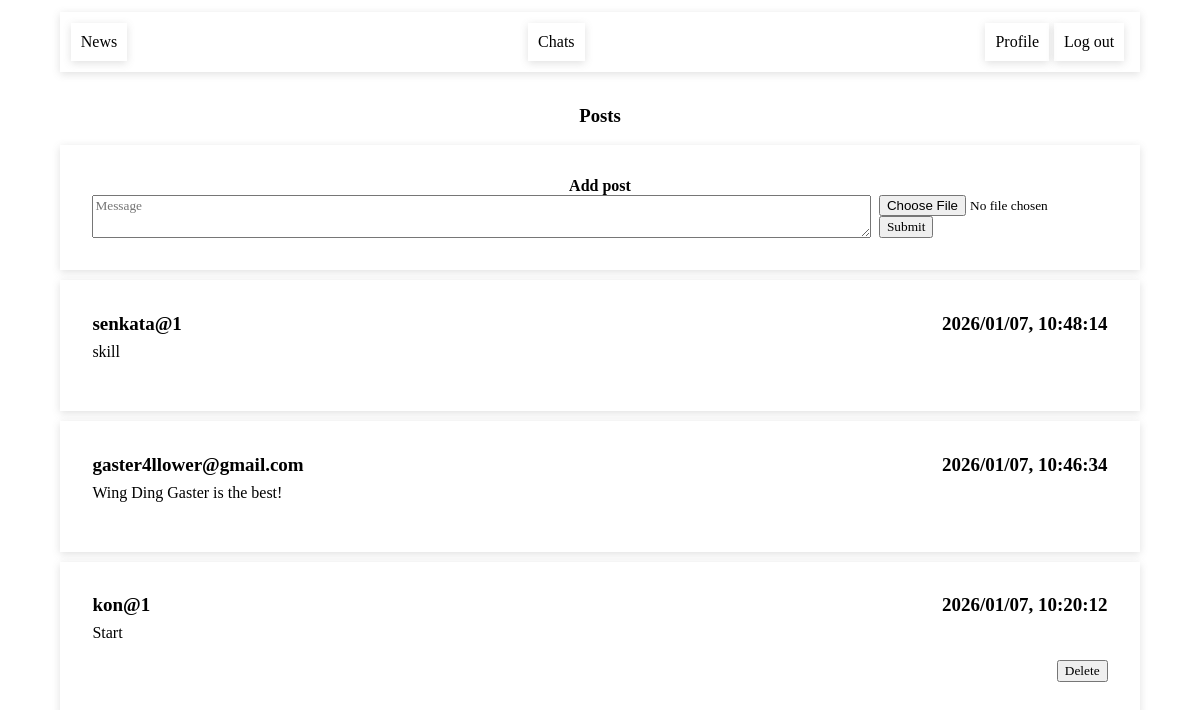
Screenshot of / (signed in) with the database file from the repository.
### tables this page shows
CREATE TABLE post (
    id INTEGER PRIMARY KEY,
    text TEXT NOT NULL,
    filename TEXT,
    datetime DATETIME NOT NULL,
    client_id INTEGER NOT NULL
);

CREATE TABLE client (
    id INTEGER PRIMARY KEY,
    email TEXT NOT NULL,
    password TEXT NOT NULL
, about, username);

### main.py (the view, shortened to what this page needs)
@app.route('/', methods=["GET", "POST"])
@login_required
def feed():
    posts = getAllPosts()
    for i in range(len(posts)):
        posts[i].update({"client_email": getUserById(posts[i]["client_id"])["email"]})
    return render_template("feed.html", posts=posts)

### db/clients.py (called while the page is built)
def getUserById(id):
    connection = get_connection()
    query = "SELECT * FROM client WHERE id = (?)"
    args = (id,)
    cur = connection.execute(query, args)
    res = cur.fetchone()
    cur.close()
    return res

### db/config.py (called while the page is built)
def get_connection():
    connection = sqlite3.connect(DATABASE)
    connection.row_factory = dict_factory
    return connection

def dict_factory(cursor, row):
    d = {}
    for idx, col in enumerate(cursor.description):
        d[col[0]] = row[idx]
    return d

### db/posts.py (called while the page is built)
def getAllPosts():
    connection = get_connection()
    connection.execute("""
CREATE TABLE IF NOT EXISTS post (
    id INTEGER PRIMARY KEY,
    text TEXT NOT NULL,
    filename TEXT,
    datetime DATETIME NOT NULL,
    client_id INTEGER NOT NULL
)
    """)
    query = """SELECT * FROM post ORDER BY post.datetime DESC"""
    cur = connection.execute(query)
    res = cur.fetchall()
    cur.close()
    connection.close()
    return res

### main.py (called while the page is built)
def login_required(f):
    @wraps(f)
    def check_permissions(*args, **kwargs):
        client_id = session.get("id")
        if client_id is None:
            return redirect(url_for('sign_in'))
        return f(*args, **kwargs)
    return check_permissions

### templates/feed.html (shortened to what this page needs)
<!DOCTYPE html>
<html>
<head>
  <link href="{{ url_for('static', filename='styles/global.css') }}" rel="stylesheet" type="text/css" />
  <link href="{{ url_for('static', filename='styles/feed.css') }}" rel="stylesheet" type="text/css" />
</head>
<body>
  <div class="main">
      <div class="navigation ">
          <div class="navigation-side">
                 <div class="navigation-item">
                  <a href="{{url_for('feed')}}">News</a>
              </div>
          </div>
          <div class="navigation-side">
              {% if session["id"] %}
              <div class="navigation-item">
                  <a href="{{url_for('chat_list')}}">Chats</a>
              </div>
              {% endif %}
          </div>
          <div class="navigation-side">
              {% if session["id"] %}
              <div class="navigation-item">
                   <a href="{{url_for('profile', client_id = session['id'])}}">Profile</a>
              </div>
              {% else %}
              <div class="navigation-item">
                  <a href="{{url_for('sign_in')}}">Log in</a>
              </div>
              {% endif %}
              {% if session["id"] %}
              <div class="navigation-item">
                  <a href="{{url_for('log_out')}}">Log out</a>
              </div>
              {% endif %}
          </div>
      </div>
        <br>
        <center><h3>Posts</h3></center>
      <br>
        <div class="box">
            <center><b>Add post</b></center>
              <form id="form-post" method="POST" enctype='multipart/form-data'>
                  <textarea name="text" placeholder="Message"></textarea>
                  <div>
                    <input type="file" name="file" placeholder="Filename">
                      <input type="submit">
                  </div>
              </form>
        </div>
        <div id="posts" >
            {% for post in posts %}
              <div class="post box">
                <div class="post-header">
                  <div class="post-author">
                    <a href="{{url_for('profile', client_id=post.client_id)}}">
                     {{ post.client_email }}
                    </a>
                  </div>
                  <div class="post-date">
                    {{ post.datetime }}
                  </div>
                </div>
                <div class="post-body">
                  <div class="post-text">
                    {{ post.text }}
                  </div>
                  <div class="post-img">
                  </div>
                </div>
                {% if post.client_id == session['id'] %}
                <div class="post-footer">
                    <form action="{{ url_for('post_delete', post_id=post.id) }}" method="post">
                        <input type="submit" value="Delete">
                    </form>
                </div>
                {% endif%}
              </div>
            {% endfor %}
        </div>
  </div>
</body>
</html>

### static/styles/global.css (style rules this page uses)
* { font-family: 'Ariel', cursive; margin: 0px; }
a { text-decoration: none; color: black; }
.box { padding: 3%; box-shadow: rgba(99, 99, 99, 0.2) 0px 2px 8px 0px; margin-bottom: 10px; }
.navigation { padding: 1%; box-shadow: rgba(99, 99, 99, 0.2) 0px 2px 8px 0px; margin-bottom: 15px; display: flex; justify-content: space-between; }
.navigation-side { display: flex; justify-content: space-between; }
.navigation-item { text-decoration: none; box-shadow: rgba(99, 99, 99, 0.2) 0px 2px 8px 0px; padding: 10px; color: black; margin-right: 5px; }
.main { margin: 1%; margin-left: 5%; margin-right: 5%; }

### static/styles/feed.css (style rules this page uses)
#form-post { display: flex; justify-content: stretch; }
#form-post textarea { width: 95%; margin-right: 8px; }
.post-header { display: flex; justify-content: space-between; font-size: 19px; font-weight: bold; margin-bottom: 8px; }
.post-img { text-align: center; }
.post-footer { display: flex; justify-content: flex-end; }

### rows the page displays
post: client_email "senkata@1", datetime "2026/01/07, 10:48:14", text "skill"
post: client_email "gaster4llower@gmail.com", datetime "2026/01/07, 10:46:34", text "Wing Ding Gaster is the best!"
post: client_email "kon@1", datetime "2026/01/07, 10:20:12", text "Start"
